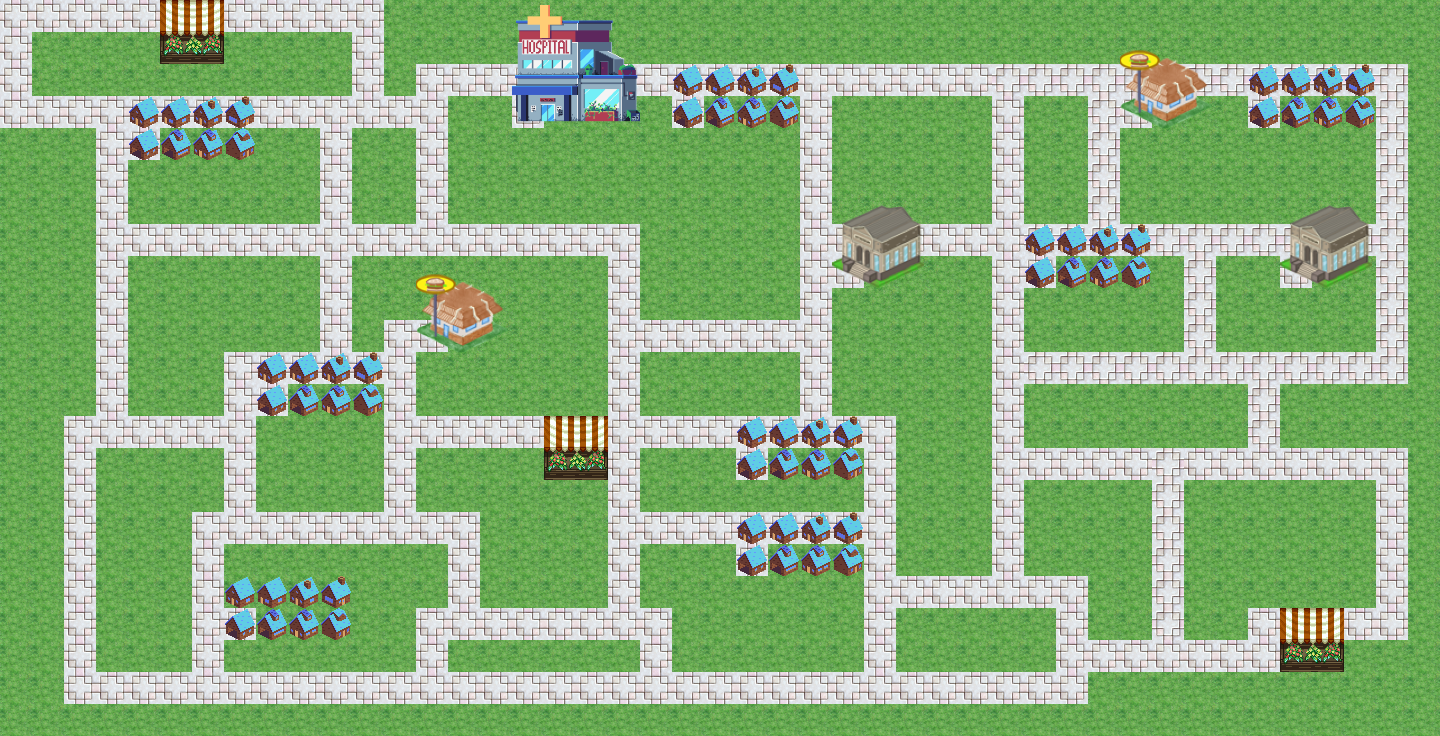

The image is a tile-based game level rendered from a .tmx file. Its description and source (layers, tilesets, objects; grid data summarised) follow:
An orthogonal 45x23 tile map with 32x32 px tiles, 7 tile layers (grass, road, hospital, fastfood, ...).

<map version="1.10" tiledversion="1.11.0" orientation="orthogonal" renderorder="right-down" width="45" height="23" tilewidth="32" tileheight="32" infinite="0" nextlayerid="10" nextobjectid="3">
 <tileset firstgid="1" source="tiles.tsx" />
 <layer id="2" name="grass" width="45" height="23">
  <data>[1035 cells, 1035 non-empty, 1 distinct tile ids]</data>
 </layer>
 <layer id="1" name="road" width="45" height="23">
  <data>[1035 cells, 349 non-empty, 1 distinct tile ids]</data>
 </layer>
 <layer id="3" name="hospital" width="45" height="23">
  <data>[1035 cells, 1 non-empty, 1 distinct tile ids]</data>
 </layer>
 <layer id="5" name="fastfood" width="45" height="23">
  <data>[1035 cells, 2 non-empty, 1 distinct tile ids]</data>
 </layer>
 <layer id="6" name="library" width="45" height="23">
  <data>[1035 cells, 2 non-empty, 1 distinct tile ids]</data>
 </layer>
 <layer id="7" name="houses" width="45" height="23">
  <data>[1035 cells, 8 non-empty, 1 distinct tile ids]</data>
 </layer>
 <layer id="8" name="shop" width="45" height="23">
  <data>[1035 cells, 3 non-empty, 1 distinct tile ids]</data>
 </layer>
</map>
